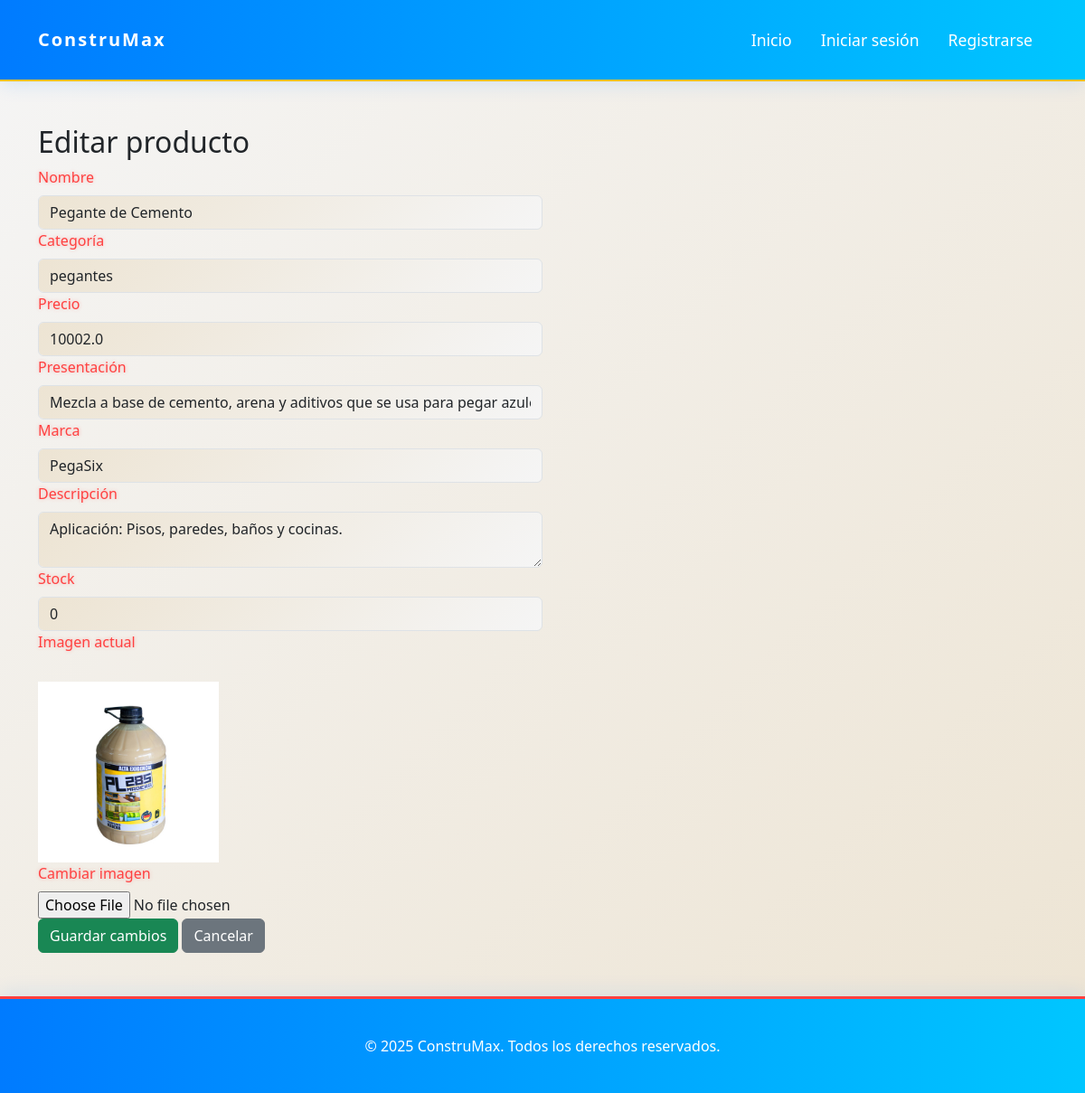
Page /productos/editar/1 on the earlier database version.
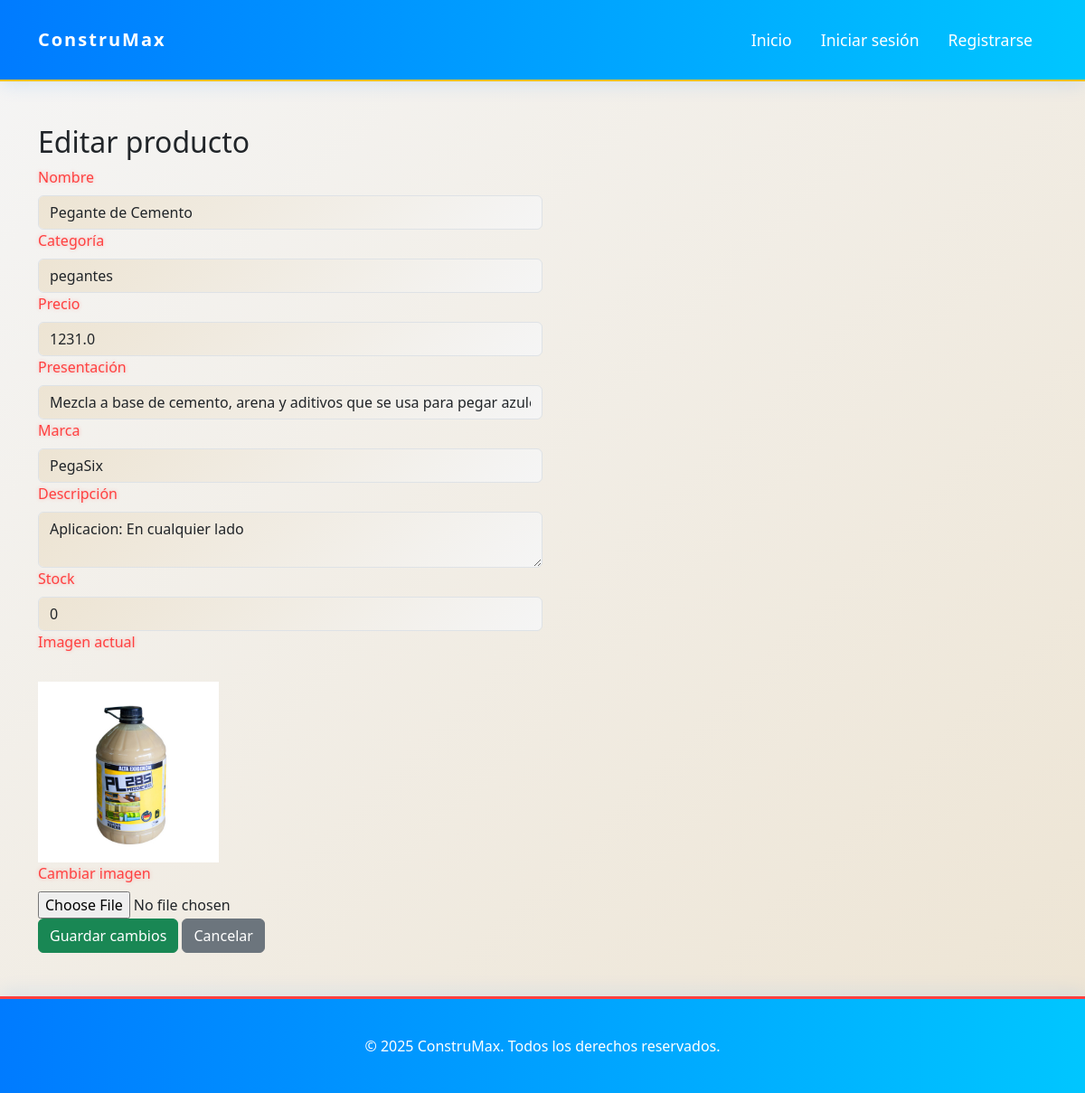
Same page on the later database version.
### app/models/productos.py (models this page shows, shortened)
class Producto(db.Model):
    id = db.Column(db.Integer, primary_key=True)
    nombre = db.Column(db.String(100), nullable=False)
    descripcion = db.Column(db.String(255), nullable=False)
    categoria = db.Column(db.String(50), nullable=False)
    precio = db.Column(db.Float, nullable=False)
    imagen = db.Column(db.String(255))
    presentacion = db.Column(db.String(100))
    marca = db.Column(db.String(100))
    destacado = db.Column(db.Boolean, default=False)
    stock = db.Column(db.Integer, nullable=False, default=0)  # Nuevo campo para el stock

### app/routes/users_route.py (the view, shortened to what this page needs)
@bp.route('/productos/editar/<int:id>', methods=['GET', 'POST'])
def editar_producto(id):
    producto = Producto.query.get_or_404(id)
    return render_template('productos/editar.html', producto=producto)

### app/templates/productos/editar.html
{% extends 'base.html' %}
{% block content %}
<div class="container mt-5">
    <h2>Editar producto</h2>
    <form action="{{ url_for('productos.editar_producto', id=producto.id) }}" method="POST" enctype="multipart/form-data">
        <div class="form-row">
            <div class="form-group col-md-6">
                <label for="nombre">Nombre</label>
                <input type="text" class="form-control" id="nombre" name="nombre" value="{{ producto.nombre }}" required>
            </div>
            <div class="form-group col-md-6">
                <label for="categoria">Categoría</label>
                <input type="text" class="form-control" id="categoria" name="categoria" value="{{ producto.categoria }}" required>
            </div>
        </div>
        <div class="form-row">
            <div class="form-group col-md-6">
                <label for="precio">Precio</label>
                <input type="number" step="0.01" class="form-control" id="precio" name="precio" value="{{ producto.precio }}" required>
            </div>
            <div class="form-group col-md-6">
                <label for="presentacion">Presentación</label>
                <input type="text" class="form-control" id="presentacion" name="presentacion" value="{{ producto.presentacion }}">
            </div>
        </div>
        <div class="form-row">
            <div class="form-group col-md-6">
                <label for="marca">Marca</label>
                <input type="text" class="form-control" id="marca" name="marca" value="{{ producto.marca }}">
            </div>
            <div class="form-group col-md-6">
                <label for="descripcion">Descripción</label>
                <textarea class="form-control" id="descripcion" name="descripcion" rows="2" required>{{ producto.descripcion }}</textarea>
            </div>
        </div>
        <div class="form-row">
            <div class="form-group col-md-6">
                <label for="stock">Stock</label>
                <input type="number" class="form-control" id="stock" name="stock" min="0" value="{{ producto.stock }}" required>
            </div>
        </div>
        <div class="form-group">
            <label for="imagen">Imagen actual</label><br>
            {% if producto.imagen %}
                <img src="{{ producto.imagen }}" alt="Imagen actual" style="max-width:200px;">
            {% else %}
                <span class="text-muted">No hay imagen</span>
            {% endif %}
        </div>
        <div class="form-group">
            <label for="imagen">Cambiar imagen</label>
            <input type="file" class="form-control-file" id="imagen" name="imagen">
        </div>
        <button type="submit" class="btn btn-success">Guardar cambios</button>
        <a href="{{ url_for('auth.dashboard') }}" class="btn btn-secondary">Cancelar</a>
    </form>
</div>
{% endblock %}

Differences in the rows shown:
changed Producto "Pegante de Cemento": precio "10002.0" → "1231.0"; descripcion "Aplicación: Pisos, paredes, baños y cocinas." → "Aplicacion: En cualquier lado"
